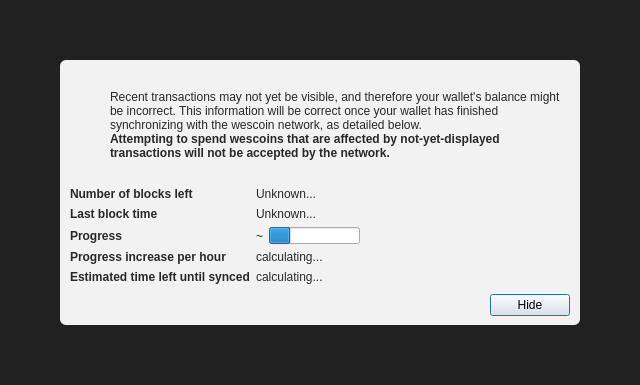
<?xml version="1.0" encoding="UTF-8"?>
<ui version="4.0">
 <class>ModalOverlay</class>
 <widget class="ModalOverlay" name="ModalOverlay">
  <property name="geometry">
   <rect>
    <x>0</x>
    <y>0</y>
    <width>640</width>
    <height>385</height>
   </rect>
  </property>
  <property name="windowTitle">
   <string>Form</string>
  </property>
  <layout class="QVBoxLayout" name="verticalLayout" stretch="0">
   <property name="sizeConstraint">
    <enum>QLayout::SetDefaultConstraint</enum>
   </property>
   <property name="leftMargin">
    <number>0</number>
   </property>
   <property name="topMargin">
    <number>0</number>
   </property>
   <property name="rightMargin">
    <number>0</number>
   </property>
   <property name="bottomMargin">
    <number>0</number>
   </property>
   <item>
    <widget class="QWidget" name="bgWidget" native="true">
     <property name="styleSheet">
      <string notr="true">#bgWidget { background: rgba(0,0,0,220); }</string>
     </property>
     <layout class="QVBoxLayout" name="verticalLayoutMain" stretch="1">
      <property name="leftMargin">
       <number>60</number>
      </property>
      <property name="topMargin">
       <number>60</number>
      </property>
      <property name="rightMargin">
       <number>60</number>
      </property>
      <property name="bottomMargin">
       <number>60</number>
      </property>
      <item>
       <widget class="QWidget" name="contentWidget" native="true">
        <property name="styleSheet">
         <string notr="true">#contentWidget { background: rgba(255,255,255,240); border-radius: 6px; }

QLabel { color: rgb(40,40,40);  }</string>
        </property>
        <layout class="QVBoxLayout" name="verticalLayoutSub" stretch="1,0,0,0">
         <property name="spacing">
          <number>0</number>
         </property>
         <property name="leftMargin">
          <number>10</number>
         </property>
         <property name="topMargin">
          <number>10</number>
         </property>
         <property name="rightMargin">
          <number>10</number>
         </property>
         <property name="bottomMargin">
          <number>10</number>
         </property>
         <item>
          <layout class="QHBoxLayout" name="horizontalLayoutIconText" stretch="0,1">
           <property name="topMargin">
            <number>20</number>
           </property>
           <item>
            <layout class="QVBoxLayout" name="verticalLayoutIcon">
             <property name="leftMargin">
              <number>0</number>
             </property>
             <item>
              <widget class="QPushButton" name="warningIcon">
               <property name="enabled">
                <bool>false</bool>
               </property>
               <property name="text">
                <string/>
               </property>
               <property name="icon">
                <iconset>
                 <normaloff>:/icons/warning</normaloff>
                 <disabledoff>:/icons/warning</disabledoff>:/icons/warning</iconset>
               </property>
               <property name="iconSize">
                <size>
                 <width>48</width>
                 <height>48</height>
                </size>
               </property>
               <property name="flat">
                <bool>true</bool>
               </property>
              </widget>
             </item>
             <item>
              <spacer name="verticalSpacerWarningIcon">
               <property name="orientation">
                <enum>Qt::Vertical</enum>
               </property>
               <property name="sizeHint" stdset="0">
                <size>
                 <width>20</width>
                 <height>40</height>
                </size>
               </property>
              </spacer>
             </item>
            </layout>
           </item>
           <item>
            <layout class="QVBoxLayout" name="verticalLayoutInfoText">
             <property name="leftMargin">
              <number>0</number>
             </property>
             <property name="topMargin">
              <number>0</number>
             </property>
             <item>
              <widget class="QLabel" name="infoText">
               <property name="text">
                <string>Recent transactions may not yet be visible, and therefore your wallet's balance might be incorrect. This information will be correct once your wallet has finished synchronizing with the wescoin network, as detailed below.</string>
               </property>
               <property name="textFormat">
                <enum>Qt::RichText</enum>
               </property>
               <property name="wordWrap">
                <bool>true</bool>
               </property>
              </widget>
             </item>
             <item>
              <widget class="QLabel" name="infoTextStrong">
               <property name="font">
                <font>
                 <weight>75</weight>
                 <bold>true</bold>
                </font>
               </property>
               <property name="text">
                <string>Attempting to spend wescoins that are affected by not-yet-displayed transactions will not be accepted by the network.</string>
               </property>
               <property name="textFormat">
                <enum>Qt::RichText</enum>
               </property>
               <property name="wordWrap">
                <bool>true</bool>
               </property>
              </widget>
             </item>
             <item>
              <spacer name="verticalSpacerInTextSpace">
               <property name="orientation">
                <enum>Qt::Vertical</enum>
               </property>
               <property name="sizeHint" stdset="0">
                <size>
                 <width>20</width>
                 <height>40</height>
                </size>
               </property>
              </spacer>
             </item>
            </layout>
           </item>
          </layout>
         </item>
         <item>
          <spacer name="verticalSpacerAfterText">
           <property name="orientation">
            <enum>Qt::Vertical</enum>
           </property>
           <property name="sizeHint" stdset="0">
            <size>
             <width>20</width>
             <height>40</height>
            </size>
           </property>
          </spacer>
         </item>
         <item>
          <layout class="QFormLayout" name="formLayout">
           <property name="fieldGrowthPolicy">
            <enum>QFormLayout::FieldsStayAtSizeHint</enum>
           </property>
           <property name="horizontalSpacing">
            <number>6</number>
           </property>
           <property name="verticalSpacing">
            <number>6</number>
           </property>
           <property name="topMargin">
            <number>10</number>
           </property>
           <item row="0" column="0">
            <widget class="QLabel" name="labelNumberOfBlocksLeft">
             <property name="font">
              <font>
               <weight>75</weight>
               <bold>true</bold>
              </font>
             </property>
             <property name="text">
              <string>Number of blocks left</string>
             </property>
            </widget>
           </item>
           <item row="0" column="1">
            <widget class="QLabel" name="numberOfBlocksLeft">
             <property name="text">
              <string>Unknown...</string>
             </property>
            </widget>
           </item>
           <item row="1" column="0">
            <widget class="QLabel" name="labelLastBlockTime">
             <property name="font">
              <font>
               <weight>75</weight>
               <bold>true</bold>
              </font>
             </property>
             <property name="text">
              <string>Last block time</string>
             </property>
            </widget>
           </item>
           <item row="1" column="1">
            <widget class="QLabel" name="newestBlockDate">
             <property name="sizePolicy">
              <sizepolicy hsizetype="Maximum" vsizetype="Preferred">
               <horstretch>0</horstretch>
               <verstretch>0</verstretch>
              </sizepolicy>
             </property>
             <property name="text">
              <string>Unknown...</string>
             </property>
            </widget>
           </item>
           <item row="2" column="0">
            <widget class="QLabel" name="labelSyncDone">
             <property name="font">
              <font>
               <weight>75</weight>
               <bold>true</bold>
              </font>
             </property>
             <property name="text">
              <string>Progress</string>
             </property>
            </widget>
           </item>
           <item row="2" column="1">
            <layout class="QHBoxLayout" name="horizontalLayoutSync" stretch="0,1">
             <item>
              <widget class="QLabel" name="percentageProgress">
               <property name="text">
                <string notr="true">~</string>
               </property>
              </widget>
             </item>
             <item>
              <widget class="QProgressBar" name="progressBar">
               <property name="value">
                <number>24</number>
               </property>
               <property name="format">
                <string/>
               </property>
              </widget>
             </item>
            </layout>
           </item>
           <item row="4" column="0">
            <widget class="QLabel" name="labelProgressIncrease">
             <property name="font">
              <font>
               <weight>75</weight>
               <bold>true</bold>
              </font>
             </property>
             <property name="text">
              <string>Progress increase per hour</string>
             </property>
            </widget>
           </item>
           <item row="4" column="1">
            <widget class="QLabel" name="progressIncreasePerH">
             <property name="text">
              <string>calculating...</string>
             </property>
            </widget>
           </item>
           <item row="5" column="0">
            <widget class="QLabel" name="labelEstimatedTimeLeft">
             <property name="font">
              <font>
               <weight>75</weight>
               <bold>true</bold>
              </font>
             </property>
             <property name="text">
              <string>Estimated time left until synced</string>
             </property>
            </widget>
           </item>
           <item row="5" column="1">
            <widget class="QLabel" name="expectedTimeLeft">
             <property name="text">
              <string>calculating...</string>
             </property>
            </widget>
           </item>
          </layout>
         </item>
         <item>
          <layout class="QHBoxLayout" name="horizontalLayoutButtons">
           <property name="leftMargin">
            <number>10</number>
           </property>
           <property name="topMargin">
            <number>10</number>
           </property>
           <item>
            <spacer name="horizontalSpacer">
             <property name="orientation">
              <enum>Qt::Horizontal</enum>
             </property>
             <property name="sizeHint" stdset="0">
              <size>
               <width>40</width>
               <height>20</height>
              </size>
             </property>
            </spacer>
           </item>
           <item>
            <widget class="QPushButton" name="closeButton">
             <property name="text">
              <string>Hide</string>
             </property>
             <property name="focusPolicy">
              <enum>Qt::StrongFocus</enum>
             </property>
             <property name="default">
              <bool>true</bool>
             </property>
            </widget>
           </item>
          </layout>
         </item>
        </layout>
       </widget>
      </item>
     </layout>
    </widget>
   </item>
  </layout>
 </widget>
 <customwidgets>
  <customwidget>
   <class>ModalOverlay</class>
   <extends>QWidget</extends>
   <header>qt/modaloverlay.h</header>
   <container>1</container>
  </customwidget>
 </customwidgets>
 <resources/>
 <connections/>
</ui>
